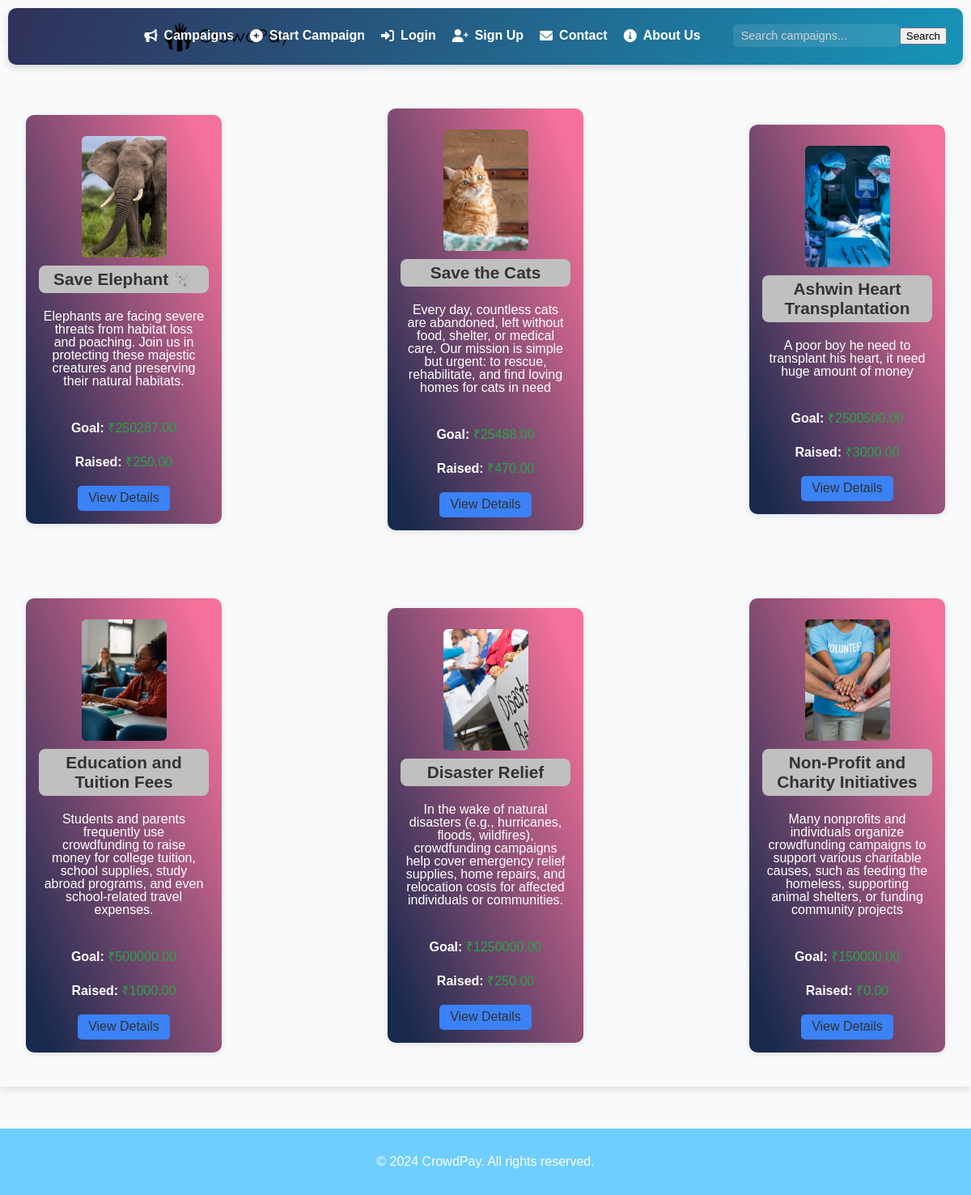
Page /campaigns/ on the committed database.
### mainapp/models.py (models this page shows, shortened)
class Campaign(models.Model):
    user = models.ForeignKey(User, on_delete=models.CASCADE)
    title = models.CharField(max_length=255)
    description = models.TextField()
    goal = models.DecimalField(max_digits=10, decimal_places=2, help_text="Enter amount in rupees")
    raised_amount = models.DecimalField(max_digits=10, decimal_places=2, default=0)
    image = models.ImageField(upload_to='images/', null=True, blank=True)
    created_at = models.DateTimeField(auto_now_add=True)
    approved = models.BooleanField(default=False)  # Admin approval field

### mainapp/views.py (the view)
# urls.py: path('campaigns/', campaign_view, name='campaign_list'),
def campaign_view(request):
    campaigns = Campaign.objects.filter(approved=True)  # Only get approved campaigns
    return render(request, 'campaign_list.html', {'campaigns': campaigns})

### template/campaign_list.html (shortened to what this page needs)
{% extends 'base.html' %}
{% load static %}
{% block content %}
<div class="campaign-list">
    <div class="campaign-container">
        {% for campaign in campaigns %}
            <div class="campaign-card">
                {% if campaign.image %}
                    <img src="{{ campaign.image.url }}" alt="{{ campaign.title }} image">
                {% endif %}
                <h3><a href="{% url 'campaign_detail' campaign.id %}">{{ campaign.title }}</a></h3>
                <p>{{ campaign.description|truncatewords:30 }}</p>
                <div class="p-4 flex justify-between items-center">
                    <p class="goal">Goal: <span>₹{{ campaign.goal }}</span></p>
                    <p class="raised">Raised: <span>₹{{ campaign.raised_amount }}</span></p>
                </div>
                <div class="p-4 text-right">
                    <a href="{% url 'campaign_detail' campaign.id %}" class="view-details-button">View Details</a>
                </div>
            </div>
        {% empty %}
            <p>No approved campaigns available at this time.</p>
        {% endfor %}
    </div>
</div>
{% endblock %}

### static/css/styles.css (style rules this page uses)
body { font-family: 'Montserrat', sans-serif; margin: 0; padding: 0; background-size: cover; background-position: center center; background-attachment: fixed; background-repeat: no-repeat; display: flex; flex-direction: column; height: 100%; }
.campaign-list { display: flex; flex-wrap: wrap; gap: 20px; margin: 20px auto; justify-content: bottom; align-items: bottom; transition: transform 0.2s, box-shadow 0.2s; }
.campaign-card { background-color: rgba(220, 19, 19, 0.9); border-radius: 10px; box-shadow: 0 4px 8px rgba(0, 0, 0, 0.1); padding: 20px; max-width: 300px; transition: transform 0.2s, box-shadow 0.2s; text-align: center; }
.campaign-card h3 { font-size: 1.5em; margin: 0 0 10px; }
.campaign-card a { text-decoration: none; color: #333; transition: color 0.3s; }
.campaign-card .goal, .campaign-card .raised { font-weight: bold; }
.campaign-card .goal span, .campaign-card .raised span { color: #28a745; }
.campaign-container { display: flex; flex-wrap: wrap; gap: 20px; margin: 20px auto; justify-content: center; align-items: center; transition: transform 0.5s, box-shadow 0.2s; }
.campaign-card { display: flex; flex-direction: column; align-items: bottom; max-width: 260px; background-color: #b5cfea; border-radius: 10px; box-shadow: 0 4px 8px rgba(0, 0, 0, 0.1); padding: 1.5rem; margin: 2rem; text-align: bottom; transition: transform 0.2s, box-shadow 0.2s; opacity: 30; transform: translateY(20px); transition: color 0.3s, transform 0.2s; animation: fadeSlideIn 0.8s ease-out forwards; }

### rows in the picture
Campaign: image (picture), title "Save Elephant 🐘", description "Elephants are facing severe threats from habitat loss and poaching. Join us in protecting these majestic creatures and preserving their natural habitats.", goal "250287.00", raised_amount "250.00"
Campaign: image (picture), title "Save the Cats", description "Every day, countless cats are abandoned, left without food, shelter, or medical care. Our mission is simple but urgent: to rescue, rehabilitate, and find loving homes for cats in need", goal "25488.00", raised_amount "470.00"
Campaign: image (picture), title "Ashwin Heart Transplantation", description "A poor boy he need to transplant his heart, it need huge amount of money", goal "2500500.00", raised_amount "3000.00"
Campaign: image (picture), title "Education and Tuition Fees", description "Students and parents frequently use crowdfunding to raise money for college tuition, school supplies, study abroad programs, and even school-related travel expenses.", goal "500000.00", raised_amount "1000.00"
Campaign: image (picture), title "Disaster Relief", description "In the wake of natural disasters (e.g., hurricanes, floods, wildfires), crowdfunding campaigns help cover emergency relief supplies, home repairs, and relocation costs for affected individuals or communities.", goal "1250000.00", raised_amount "250.00"
Campaign: image (picture), title "Non-Profit and Charity Initiatives", description "Many nonprofits and individuals organize crowdfunding campaigns to support various charitable causes, such as feeding the homeless, supporting animal shelters, or funding community projects", goal "150000.00", raised_amount "0.00"
